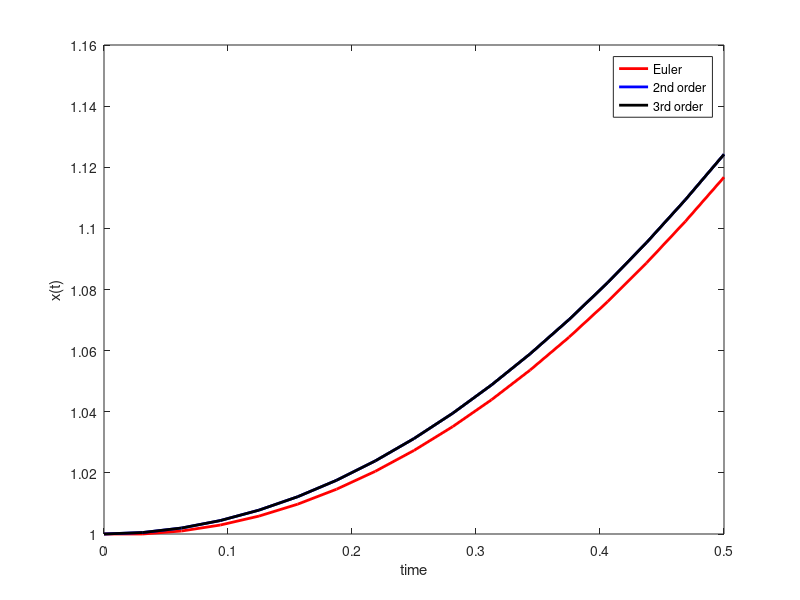

The MATLAB script that drew this image:
clear all

a = @(x,t) t*x*(2 - x);
dat = @(x,t) x*(2 - x);
dax = @(x,t) t*(2 - 2*x);
ddatt = @(x,t) 0;
ddatx = @(x,t) 2*(1 - x);
ddaxx = @(x,t) -2*t;

tic

n = 16;
t0 = 0.; T = .5;
x0 = 1.;

dt = (T-t0)/n;
x = x0*ones(1,n+1);
x2 = x0*ones(1,n+1);
x3 = x0*ones(1,n+1);
t = t0*ones(1,n+1);

for i = 2:n+1
    xt = x(i-1);
    x(i) = xt + a(xt, t(i-1))*dt;
    xt = x2(i-1);
    x2(i) = xt + a(xt, t(i-1))*dt + ...
           1./2*(dat(xt, t(i-1)) + dax(xt, t(i-1)))*dt*dt;
    xt = x3(i-1);
    x3(i) = xt + a(xt, t(i-1))*dt + ...
           1./2*(dat(xt, t(i-1)) + dax(xt, t(i-1)))*dt*dt + ...
           1./6*(ddatt(xt, t(i-1)) + 2*a(xt, t(i-1))*ddatx(xt, t(i-1)) + ...
           a(xt, t(i-1))*a(xt, t(i-1))*ddaxx(xt, t(i-1)) + ...
           dat(xt, t(i-1))*dax(xt, t(i-1)) + ...
           a(xt, t(i-1))*dax(xt, t(i-1))*dax(xt, t(i-1)))*dt*dt*dt;
    t(i) = t(i-1) + dt;
end

toc

plot(t,x,'linewidth',2,'-r');hold on;
plot(t,x2,'linewidth',2,'-b');
plot(t,x3,'linewidth',2,'-k');hold off
legend('Euler','2nd order','3rd order');
xlabel('time');ylabel('x(t)');
